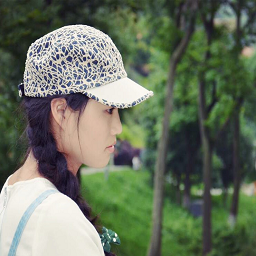
#> input picture python/Na.png, 256 x 256 px, given in place of nv.png, which was not available
$ python biaobai-06-sumiao.py
#> lines starting #> are read from the running program, lines starting #| are printed output that depends on the picture; pictures that were not available may be replaced by others from this repository, and a replacement may not be noted
#coding:utf-8
import cv2
import numpy as np

def dodgeNaive(image, mask):
    # determine the shape of the input image
    width, height = image.shape[:2]

    # prepare output argument with same size as image
    blend = np.zeros((width, height), np.uint8)

    for col in range(width):
        for row in range(height):
            # do for every pixel
            if mask[col, row] == 255:
                # avoid division by zero
                blend[col, row] = 255
            else:
                # shift image pixel value by 8 bits
                # divide by the inverse of the mask
                tmp = (image[col, row] << 8) / (255 - mask)
                # print('tmp={}'.format(tmp.shape))
                # make sure resulting value stays within bounds
                if tmp.any() > 255:
                    tmp = 255
                    blend[col, row] = tmp
    return blend

def dodgeV2(image, mask):
    return cv2.divide(image, 255 - mask, scale=256)

def burnV2(image, mask):
    return 255 - cv2.divide(255 - image, 255 - mask, scale=256)

def rgb_to_sketch(src_image_name, dst_image_name):
#> called with src_image_name = 'nv.png', dst_image_name = 'sketch_example.jpg'
    img_rgb = cv2.imread(src_image_name)
#> img_rgb is the input picture: shape (256, 256, 3); mean B, G, R 95.2, 114.8, 104.2
    img_gray = cv2.cvtColor(img_rgb, cv2.COLOR_BGR2GRAY)
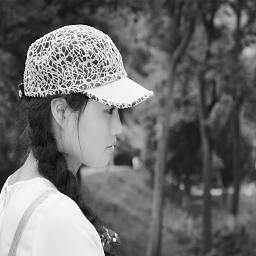
#> img_gray: shape (256, 256); min 1, max 255, mean 109.4
    # 读取图片时直接转换操作
    # img_gray = cv2.imread('example.jpg', cv2.IMREAD_GRAYSCALE)

    img_gray_inv = 255 - img_gray
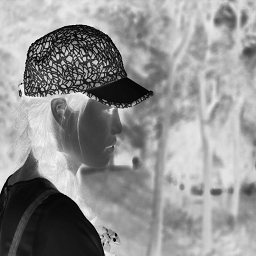
#> img_gray_inv: shape (256, 256); min 0, max 254, mean 145.6
    img_blur = cv2.GaussianBlur(img_gray_inv, ksize=(21, 21),
                                sigmaX=0, sigmaY=0)
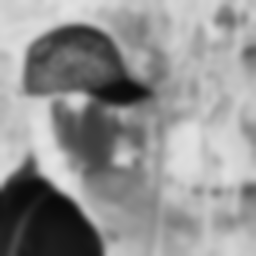
#> img_blur: shape (256, 256); min 10, max 227, mean 145.6
    img_blend = dodgeV2(img_gray, img_blur)
#> in dodgeV2, `return cv2.divide(image, 255 - mask, scale=256)`:
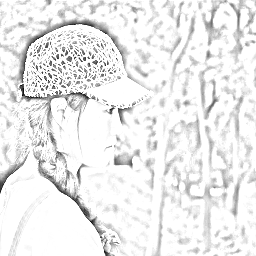
#> returned value: shape (256, 256); min 3, max 255, mean 236.3

    cv2.imshow('original', img_rgb)
    cv2.imshow('gray', img_gray)
    cv2.imshow('gray_inv', img_gray_inv)
    cv2.imshow('gray_blur', img_blur)
    cv2.imshow("pencil sketch", img_blend)
    cv2.waitKey(0)
    cv2.destroyAllWindows()
    cv2.imwrite(dst_image_name, img_blend)

if __name__ == '__main__':
    src_image_name = 'nv.png'
    dst_image_name = 'sketch_example.jpg'
    rgb_to_sketch(src_image_name, dst_image_name)
